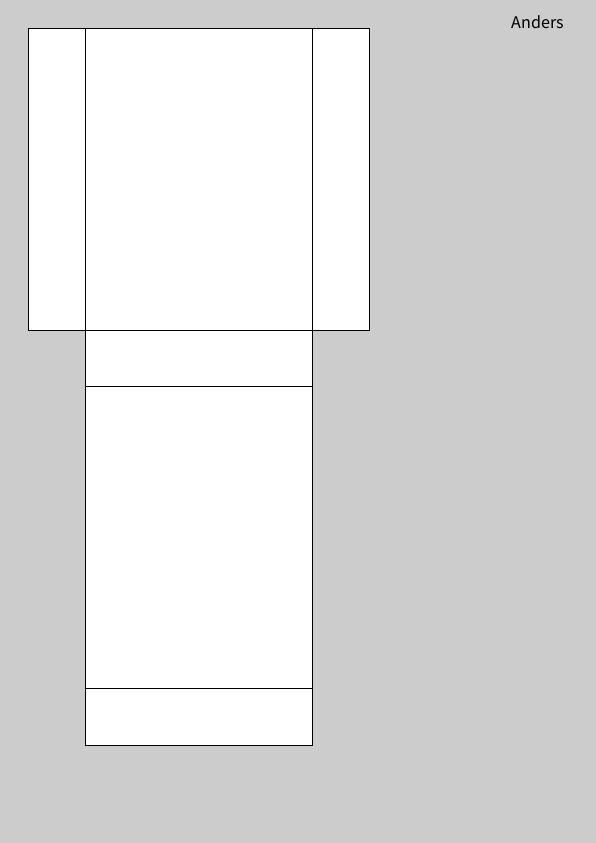
Frame 1 (no input)
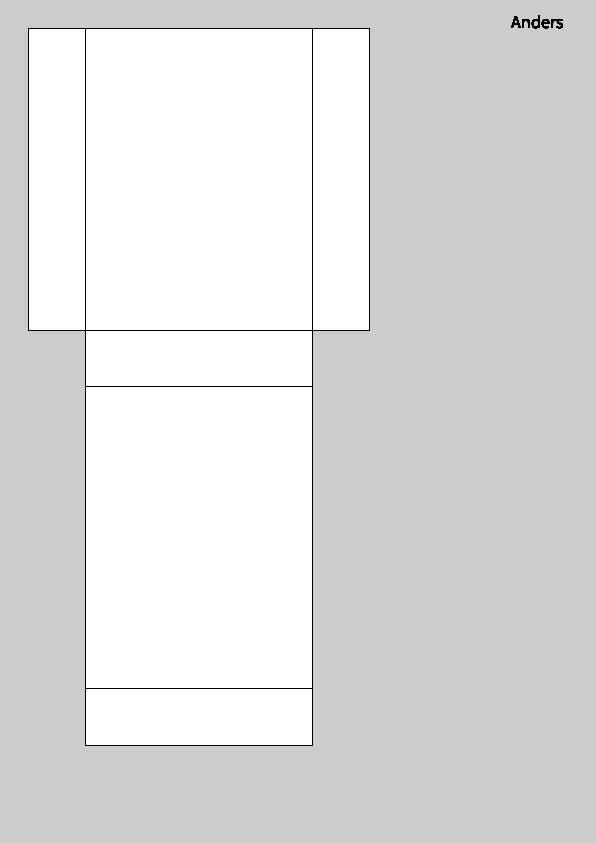
Frame 60 (the mouse pressed at the canvas centre just before this capture)
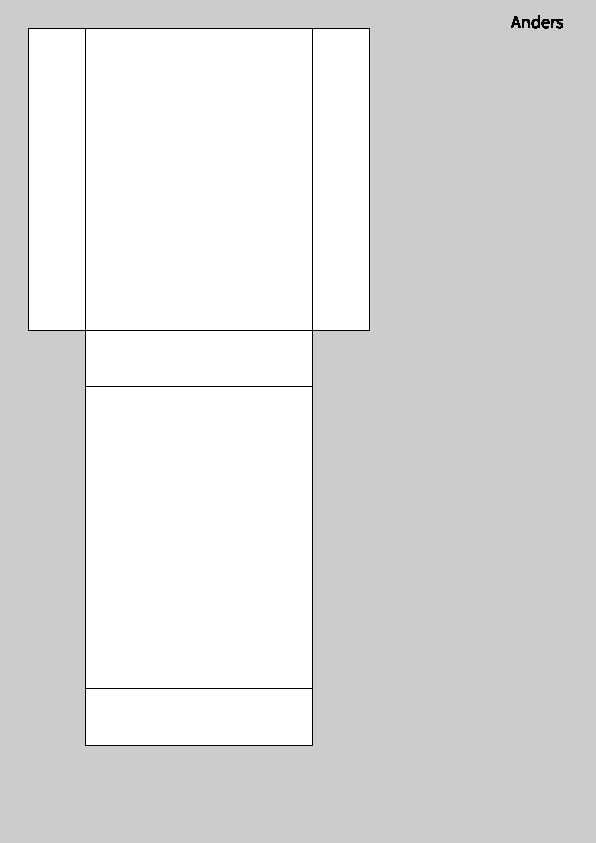
Frame 120 (the mouse held since frame 60 and released just before this capture)

The Processing sketch that drew these frames (run headless with seeded random() and noise(); from frame 60 on, the mouse is pressed at the canvas centre):

// Processing sketch: sketch_oppgave4_eske
// ── sketch_oppgave4_eske.pde

void makeA4(String name)
{
  float sfactor = 28.4; // pixels per centimeter
  scale(sfactor,sfactor);
  strokeWeight(1/sfactor);
  textSize(18/sfactor);
  fill(0);
  textAlign(RIGHT);
  text(name,20,1);
  textAlign(LEFT);
  fill(255);
}

void draw()
{
  makeA4("Anders");
  translate(1,1);
  drawBox(170, 2, 8); // Tallet må deles på 6, siden det er 6 rektangler i en terning.
}

void setup()
{
  size(596,843);
  frameRate(30);
}

/*
v = volum
h = høyde
l = lengde
*/
void drawBox(float v, float h, float l)
{
  float b = v/(l*h);
  rect(0, 0, h, b);
  rect(h, 0, l, b);
  rect(h + l, 0, h, b);
  translate(h, b);
  rect(0, 0, l, h);
  translate(0, h);
  rect(0, 0, l, b);
  translate(0, b);
  rect(0, 0, l, h);
}
